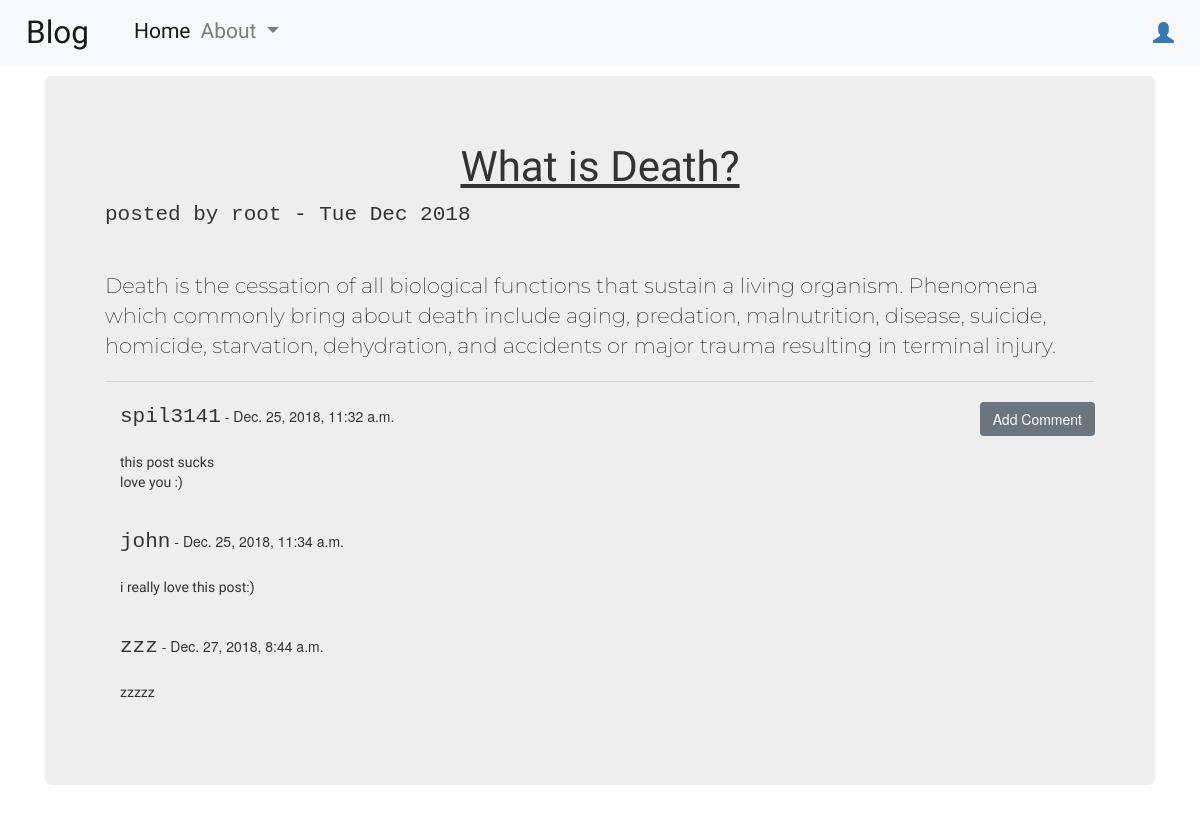
The page /post/2 on the database as committed earlier.
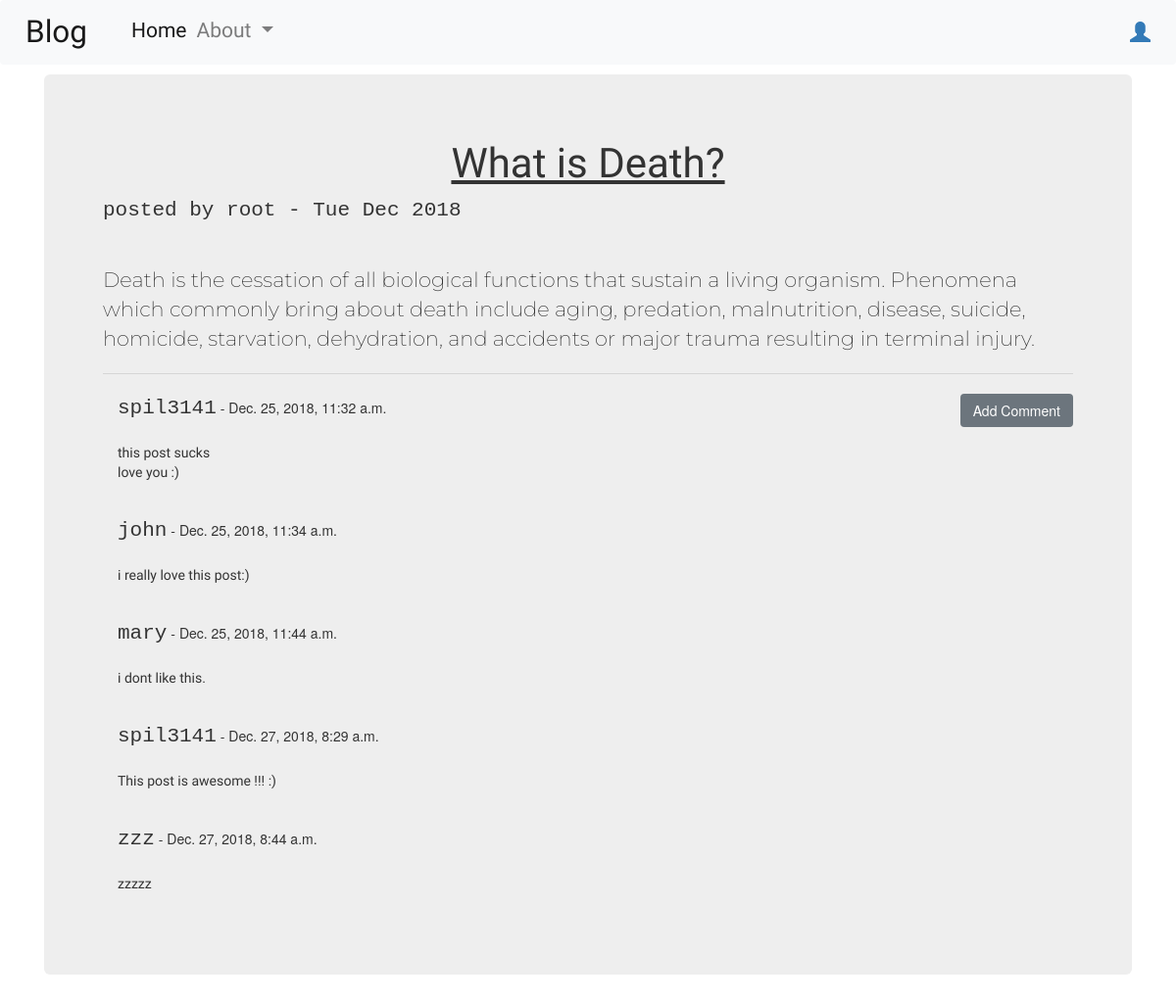
The same page on the database as committed later.
### Blog/models.py (models this page shows, shortened)
class Comment(models.Model):
    post = models.ForeignKey("Blog.Post",
                             related_name = "comments",
                             on_delete=models.CASCADE
                             )
    author = models.CharField(max_length=50)
    text = models.TextField()
    created_date = models.DateTimeField(default= timezone.now())
    approved_comment = models.BooleanField(default=False)

### Blog/views.py (the view)
# urls.py: url(r"^post/(?P<pk>\d+)$", views.PostDetailView.as_view(), name = "Post_Detail_Page"),
class PostDetailView(DetailView):
    model = Post
    context_object_name = "post_detail"

### Blog/templates/Blog/post_detail.html (shortened to what this page needs)
{% extends "Blog/base.html" %}
{% block body_block %}
<div class="jumbotron">
  <h2 class="posttitle"><u>{{post_detail.title}}</u></h2>
  {% if post_detail.published_date %}
    <span class="commentusername">posted by {{ post_detail.author}} - {{post_detail.published_date|date:"D M Y"}}</span>
  {% else %}
    <a class="btn btn-warning" href="{% url 'Blog:Post_Publish_Page' pk=post_detail.pk %}">Publish</a>
  {% endif %}
  <div class="postcontent">
    <hr>
    <p class="loader" >{{post_detail.text|safe|linebreaksbr}}</p>
  </div>
  <hr>
  <div class="container">
    <a class="btn btn-secondary navbar-right" href="{% url 'Blog:Comment_Add_Page' pk=post_detail.pk %}">Add Comment</a>
      {% for comment in post_detail.comments.all %}
        {% if user.is_authenticated or comment.approved_comment %}
            {% if comment.approved_comment %}
            <div class="comments">
              <span class="commentusername">{{ comment.author }}</span>
              -
              <span>{{ comment.created_date }}</span>
              <br><br>
              <p id="commentcontent11" >{{ comment.text|safe|linebreaksbr}}</p>
              <br>
            </div>
            {% endif %}
        {% endif%}
      {% empty %}
        <p>No Comments</p>
      {% endfor %}
  </div>
</div>
{% endblock %}

Rows that differ between the two databases and show on the page:
now on this page (row edited): Comment: author "mary", created_date "Dec. 25, 2018, 11:44 a.m.", text "i dont like this."
now on this page (row edited): Comment: author "spil3141", created_date "Dec. 27, 2018, 8:29 a.m.", text "This post is awesome !!! :)"
